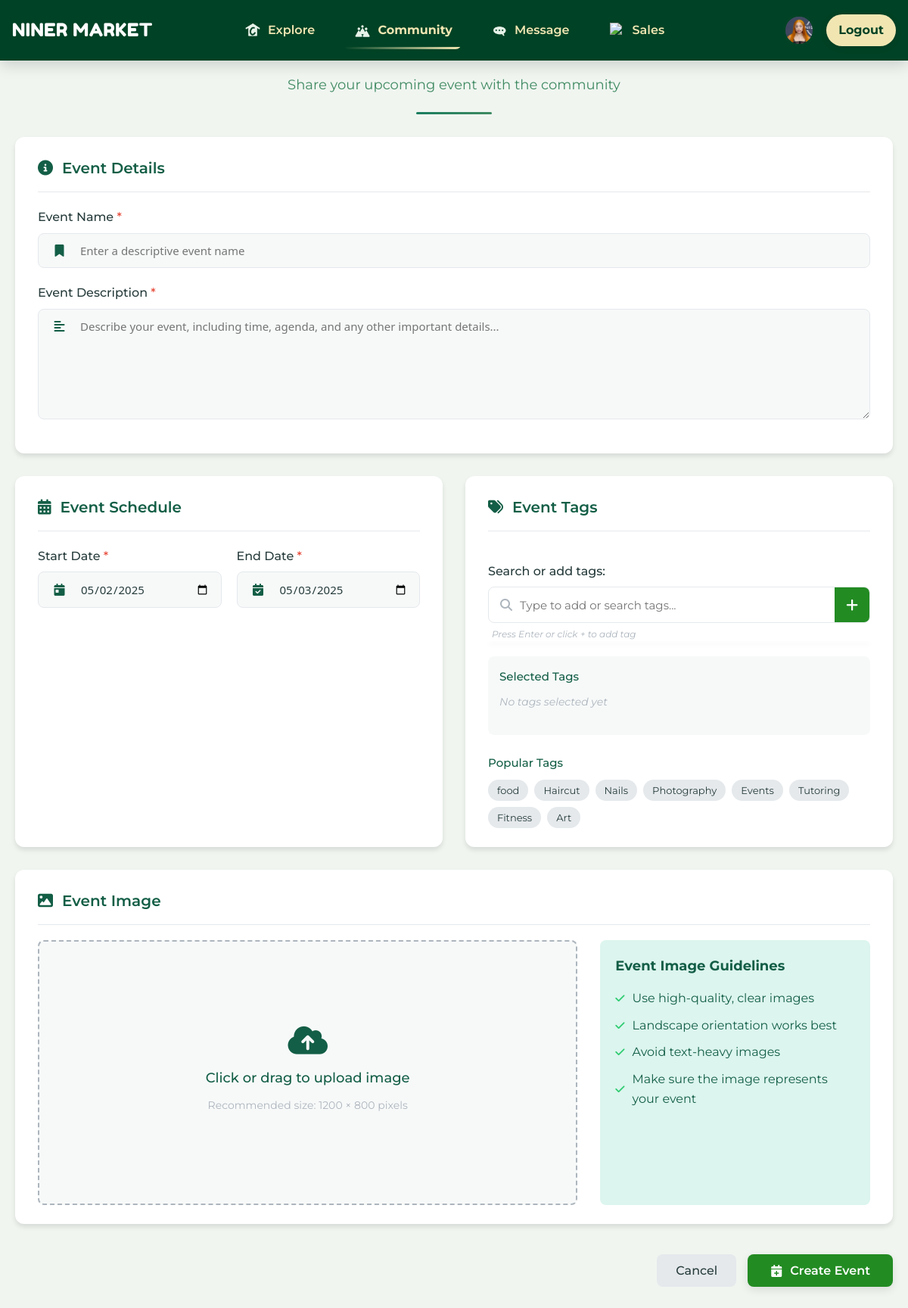
The page /community/create/ (signed in) on the database its author committed.
### base/models.py (models this page shows, shortened)
class User(AbstractBaseUser, PermissionsMixin):
    email = models.EmailField(unique=True)
    first_name = models.CharField(max_length=30)
    last_name = models.CharField(max_length=30)
    profile_pic = models.ImageField(
        upload_to='static/images/profile_pics',
        null=True,
        blank=True,
        default='profile_pics/uncc-logo.png'
    )
    is_active = models.BooleanField(default=True)
    is_staff = models.BooleanField(default=False)
    objects = CustomUserManager()
    USERNAME_FIELD = 'email'
    REQUIRED_FIELDS = ['first_name', 'last_name']

### base/views.py (the view, shortened to what this page needs)
# urls.py: path('community/create/', views.create_post, name='create-post'),
@login_required
def create_post(request):
    all_tags = Tag.objects.all()
    return render(request, 'base/create_post.html', {'all_tags': all_tags})

### base/templates/base/create_post.html (shortened to what this page needs)
<!DOCTYPE html>
{% load static %}
<html lang="en">
<head>
  <link rel="stylesheet" href="{% static 'css/create_post.css' %}">
  <link rel="stylesheet" href="https://cdnjs.cloudflare.com/ajax/libs/font-awesome/6.4.0/css/all.min.css">
</head>
<body>
  {% include 'navbar.html' %}
  <div class="page-container">
    <div class="header-section">
      <h1>Create New Event</h1>
      <p class="subtitle">Share your upcoming event with the community</p>
    </div>
    <div class="create-form-container">
      <form method="POST" enctype="multipart/form-data" class="create-form">
        <div class="form-section main-info">
          <div class="section-header">
            <i class="fas fa-info-circle"></i>
            <h2>Event Details</h2>
          </div>
          <div class="field-group">
            <label for="title" class="required">Event Name</label>
            <div class="input-wrapper">
              <i class="fas fa-bookmark"></i>
              <input type="text" name="title" id="title" placeholder="Enter a descriptive event name" required>
            </div>
          </div>
          <div class="field-group">
            <label for="description" class="required">Event Description</label>
            <div class="input-wrapper textarea-wrapper">
              <i class="fas fa-align-left"></i>
              <textarea name="description" id="description" rows="6" placeholder="Describe your event, including time, agenda, and any other important details..." required></textarea>
            </div>
          </div>
        </div>
        <div class="two-column-section">
          <div class="form-section date-section">
            <div class="section-header">
              <i class="fas fa-calendar-alt"></i>
              <h2>Event Schedule</h2>
            </div>
            <div class="date-fields">
              <div class="field-group">
                <label for="start_date" class="required">Start Date</label>
                <div class="input-wrapper">
                  <i class="fas fa-calendar-day"></i>
                  <input type="date" name="start_date" id="start_date" required>
                </div>
              </div>
              <div class="field-group">
                <label for="end_date" class="required">End Date</label>
                <div class="input-wrapper">
                  <i class="fas fa-calendar-check"></i>
                  <input type="date" name="end_date" id="end_date" required>
                </div>
              </div>
            </div>
          </div>
          <div class="form-section tag-section-container">
            <div class="section-header">
              <i class="fas fa-tags"></i>
              <h2>Event Tags</h2>
            </div>
            <div class="tag-input-area">
              <label for="tag-search" class="tag-input-label">Search or add tags:</label>
              <div class="tag-search-wrapper">
                <i class="fas fa-search search-icon"></i>
                <input type="text" id="tag-search" placeholder="Type to add or search tags...">
                <button type="button" id="add-tag-btn" title="Add tag (Alt+A)">
                  <i class="fas fa-plus"></i>
                </button>
              </div>
              <div class="input-hint">Press Enter or click + to add tag</div>
              <div class="tag-suggestions" id="tag-suggestions">
              </div>
            </div>
            <div class="selected-tags-container">
              <h3>Selected Tags</h3>
              <div class="selected-tags" id="selected-tags-display">
              </div>
            </div>
            <div class="popular-tags">
              <h3>Popular Tags</h3>
              <div class="popular-tags-list">
                {% for tag in all_tags|slice:":8" %}
                  <button type="button" class="quick-tag-btn"
                          data-tag="{{ tag.name }}"
                          data-count="{{ tag.count|default:0 }}">
                    {{ tag.name }}
                  </button>
                {% endfor %}
              </div>
            </div>
          </div>
        </div>
        <div class="form-section image-section">
          <div class="section-header">
            <i class="fas fa-image"></i>
            <h2>Event Image</h2>
          </div>
          <div class="image-upload-area">
            <div class="image-upload-container">
              <label for="image-upload" class="image-box" id="image-preview-box">
                <div id="upload-text">
                  <i class="fas fa-cloud-upload-alt"></i>
                  <span>Click or drag to upload image</span>
                  <span class="upload-hint">Recommended size: 1200 × 800 pixels</span>
                </div>
              </label>
            </div>
            <div class="image-info">
              <h3>Event Image Guidelines</h3>
              <ul>
                <li><i class="fas fa-check"></i> Use high-quality, clear images</li>
                <li><i class="fas fa-check"></i> Landscape orientation works best</li>
                <li><i class="fas fa-check"></i> Avoid text-heavy images</li>
                <li><i class="fas fa-check"></i> Make sure the image represents your event</li>
              </ul>
            </div>
          </div>
        </div>
        <div class="form-actions">
          <button type="button" class="cancel-btn">Cancel</button>
          <button type="submit" class="submit-btn">
            <i class="fas fa-calendar-plus"></i>
            Create Event
          </button>
        </div>
      </form>
    </div>
  </div>
</body>
</html>

### templates/navbar.html (shortened to what this page needs)
<!DOCTYPE html>
{% load static %}
<html lang="en">
<head>
    <link rel='stylesheet' href="{% static 'css/navbar.css' %}">
</head>
<body>
<div class="navbar">
    <div class="nav-left">
        <a href="{% url 'home' %}" class="logo">
            NINER MARKET
        </a>
    </div>
    <div class="nav-center">
        <div class="nav-icons" id="navMenu">
            <a href="{% url 'explore' %}" class="{% if request.path == '/explore/' %}active{% endif %}">
                <img src="{% static 'images/Home.png' %}" alt="explore"> Explore
            </a>
            <a href="{% url 'community' %}" class="{% if request.path == '/community/' %}active{% endif %}">
                <img src="{% static 'images/Community.png' %}" alt="community"> Community
            </a>
            <a href="{% url 'message' %}" class="{% if request.path == '/messages/' %}active{% endif %}">
                <img src="{% static 'images/Message.png' %}" alt="messages"> Message
            </a>
            <a href="{% url 'sales' %}" class="{% if request.path == '/sales/' %}active{% endif %}">
                <img src="{% static 'images/Sales.png' %}" alt="create listings"> Sales
            </a>
        </div>
    </div>
    <div class="nav-right">
        {% if user.is_authenticated %}
            <div class="desktop-buttons">
                <a href="{% url 'profile' %}" class="profile-icon">
                    <img src="{% if user.profile_pic %}{{ user.profile_pic.url }}{% else %}{% static 'images/emptyuserprofile.jpg' %}{% endif %}"
                         alt="Profile" class="nav-profile-pic">
                </a>
                <a href="{% url 'logout' %}" class="desktop-login">Logout</a>
            </div>
        {% else %}
            <a href="{% url 'login' %}" class="desktop-login">Login/Signup</a>
        {% endif %}
    </div>
</div>
</body>
</html>

### static/css/navbar.css (style rules this page uses)
:root { --color-main: #004225; --color-light-main: #00532e; --color-accent: #F1E6B2; --color-hover: #A49665; --color-white: #ffffff; --color-bg: #f0f5f0; --shadow-sm: 0 4px 12px rgba(0, 0, 0, 0.1); --shadow-md: 0 6px 18px rgba(0, 0, 0, 0.15); --transition-fast: 0.2s ease; --transition-medium: 0.3s ease; --transition-slow: 0.5s ease; }
* { margin: 0; padding: 0; box-sizing: border-box; font-family: "Montserrat", "Baloo 2", sans-serif; }
html { font-size: 62.5%; scroll-behavior: smooth; }
body { background: var(--color-bg); font-size: 1.6rem; min-height: 100vh; }
img { max-width: 100%; display: block; }
a { color: inherit; text-decoration: none; }
.navbar { position: fixed; top: 0; left: 0; right: 0; width: 100%; background-color: var(--color-main); padding: 0.75rem 1.6rem; display: flex; align-items: center; justify-content: space-between; box-shadow: var(--shadow-sm); z-index: 1000; height: 80px; flex-wrap: nowrap; transition: box-shadow var(--transition-medium), transform var(--transition-medium); border-radius: 0; }
.logo { font-family: "Fredoka One", cursive; font-size: 2.4rem; color: var(--color-white); letter-spacing: 0.5px; position: relative; overflow: hidden; transition: color var(--transition-medium), transform var(--transition-medium); }
.logo::after { content: ''; position: absolute; bottom: 0; left: 0; width: 0; height: 2px; background-color: var(--color-accent); transition: width var(--transition-medium); }
.nav-left { flex: 1; display: flex; align-items: center; }
.nav-center { flex: 2; display: flex; justify-content: center; align-items: center; }
.nav-right { flex: 1; display: flex; justify-content: flex-end; align-items: center; position: relative; }
.nav-icons { display: flex; align-items: center; gap: 2.4rem; }
.nav-icons a { color: var(--color-accent); font-weight: 600; padding: 1.2rem 1.6rem; border-radius: 8px; transition: all var(--transition-medium); display: flex; align-items: center; gap: 1rem; font-size: 1.6rem; position: relative; overflow: hidden; }
.nav-icons a::before { content: ''; position: absolute; bottom: 0; left: 50%; width: 0; height: 3px; background-color: var(--color-accent); transition: width var(--transition-medium), left var(--transition-medium); opacity: 0; }
.nav-icons a.active { font-weight: bold; position: relative; }
.nav-icons a.active::after { content: ''; position: absolute; bottom: 0; left: 0; width: 100%; height: 3px; background: linear-gradient(90deg, var(--color-main), var(--color-accent), var(--color-main)); background-size: 200% 200%; animation: gradientMove 3s ease infinite; }
.nav-icons img { width: 2rem; height: 2rem; transition: transform var(--transition-medium); }
.desktop-buttons { display: flex; align-items: center; gap: 1.6rem; }
.profile-icon { display: flex; align-items: center; justify-content: center; width: 4rem; height: 4rem; border-radius: 50%; background-color: rgba(255, 255, 255, 0.1); transition: all var(--transition-medium); }
.desktop-login, .mobile-login, .mobile-profile { color: var(--color-accent) !important; }
.desktop-login { display: flex; background-color: var(--color-accent); color: var(--color-main) !important; padding: 0.8rem 1.6rem; border: none; border-radius: 999px; font-weight: bold; transition: all var(--transition-medium); max-width: 100%; box-shadow: 0 2px 8px rgba(0, 0, 0, 0.1); }
.nav-profile-pic { width: 40px; height: 40px; border-radius: 50%; object-fit: cover; border: 2px solid var(--color-main); transition: transform 0.2s ease; }

### rows shown on the page
User: profile_pic (picture)
Tag: name "food"
Tag: name "Haircut"
Tag: name "Nails"
Tag: name "Photography"
Tag: name "Events"
Tag: name "Tutoring"
Tag: name "Fitness"
Tag: name "Art"
